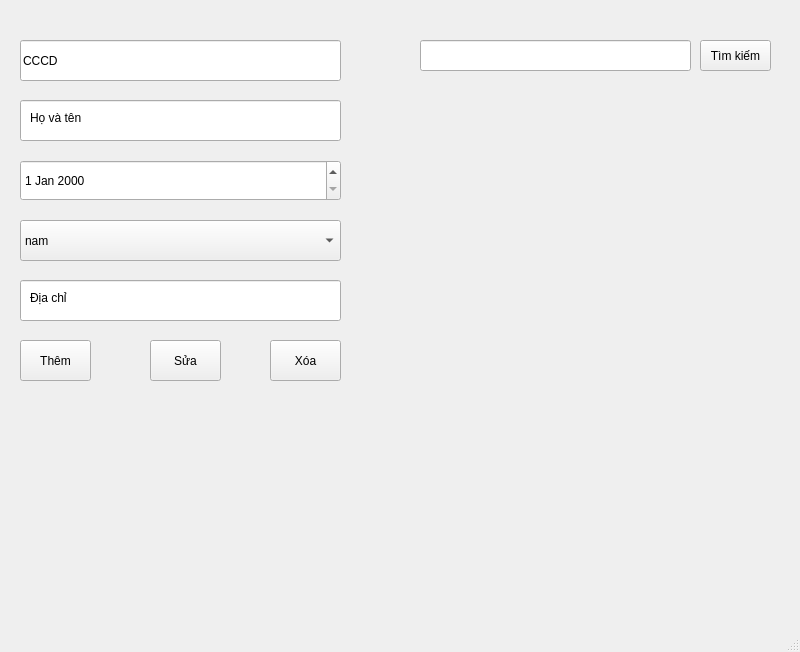
<?xml version="1.0" encoding="UTF-8"?>
<ui version="4.0">
 <class>MainWindow</class>
 <widget class="QMainWindow" name="MainWindow">
  <property name="geometry">
   <rect>
    <x>0</x>
    <y>0</y>
    <width>800</width>
    <height>652</height>
   </rect>
  </property>
  <property name="windowTitle">
   <string>MainWindow</string>
  </property>
  <widget class="QWidget" name="centralwidget">
   <widget class="QLineEdit" name="lineEdit">
    <property name="geometry">
     <rect>
      <x>20</x>
      <y>40</y>
      <width>321</width>
      <height>41</height>
     </rect>
    </property>
    <property name="text">
     <string>CCCD</string>
    </property>
   </widget>
   <widget class="QLineEdit" name="lineEdit_2">
    <property name="geometry">
     <rect>
      <x>20</x>
      <y>100</y>
      <width>321</width>
      <height>41</height>
     </rect>
    </property>
   </widget>
   <widget class="QLabel" name="label_2">
    <property name="geometry">
     <rect>
      <x>30</x>
      <y>110</y>
      <width>55</width>
      <height>16</height>
     </rect>
    </property>
    <property name="text">
     <string>Họ và tên</string>
    </property>
   </widget>
   <widget class="QDateEdit" name="dateEdit">
    <property name="geometry">
     <rect>
      <x>20</x>
      <y>160</y>
      <width>321</width>
      <height>41</height>
     </rect>
    </property>
   </widget>
   <widget class="QComboBox" name="comboBox">
    <property name="geometry">
     <rect>
      <x>20</x>
      <y>220</y>
      <width>321</width>
      <height>41</height>
     </rect>
    </property>
    <item>
     <property name="text">
      <string>nam</string>
     </property>
    </item>
    <item>
     <property name="text">
      <string>nữ</string>
     </property>
    </item>
   </widget>
   <widget class="QLineEdit" name="lineEdit_3">
    <property name="geometry">
     <rect>
      <x>20</x>
      <y>280</y>
      <width>321</width>
      <height>41</height>
     </rect>
    </property>
   </widget>
   <widget class="QLabel" name="label_3">
    <property name="geometry">
     <rect>
      <x>30</x>
      <y>290</y>
      <width>55</width>
      <height>16</height>
     </rect>
    </property>
    <property name="text">
     <string>Địa chỉ</string>
    </property>
   </widget>
   <widget class="QPushButton" name="pushButton">
    <property name="geometry">
     <rect>
      <x>20</x>
      <y>340</y>
      <width>71</width>
      <height>41</height>
     </rect>
    </property>
    <property name="text">
     <string>Thêm</string>
    </property>
   </widget>
   <widget class="QPushButton" name="pushButton_2">
    <property name="geometry">
     <rect>
      <x>150</x>
      <y>340</y>
      <width>71</width>
      <height>41</height>
     </rect>
    </property>
    <property name="text">
     <string>Sửa</string>
    </property>
   </widget>
   <widget class="QPushButton" name="pushButton_3">
    <property name="geometry">
     <rect>
      <x>270</x>
      <y>340</y>
      <width>71</width>
      <height>41</height>
     </rect>
    </property>
    <property name="text">
     <string>Xóa</string>
    </property>
   </widget>
   <widget class="QLineEdit" name="lineEdit_4">
    <property name="geometry">
     <rect>
      <x>420</x>
      <y>40</y>
      <width>271</width>
      <height>31</height>
     </rect>
    </property>
   </widget>
   <widget class="QPushButton" name="pushButton_4">
    <property name="geometry">
     <rect>
      <x>700</x>
      <y>40</y>
      <width>71</width>
      <height>31</height>
     </rect>
    </property>
    <property name="text">
     <string>Tìm kiếm</string>
    </property>
   </widget>
  </widget>
  <widget class="QMenuBar" name="menubar">
   <property name="geometry">
    <rect>
     <x>0</x>
     <y>0</y>
     <width>800</width>
     <height>26</height>
    </rect>
   </property>
  </widget>
  <widget class="QStatusBar" name="statusbar"/>
 </widget>
 <resources/>
 <connections/>
</ui>
